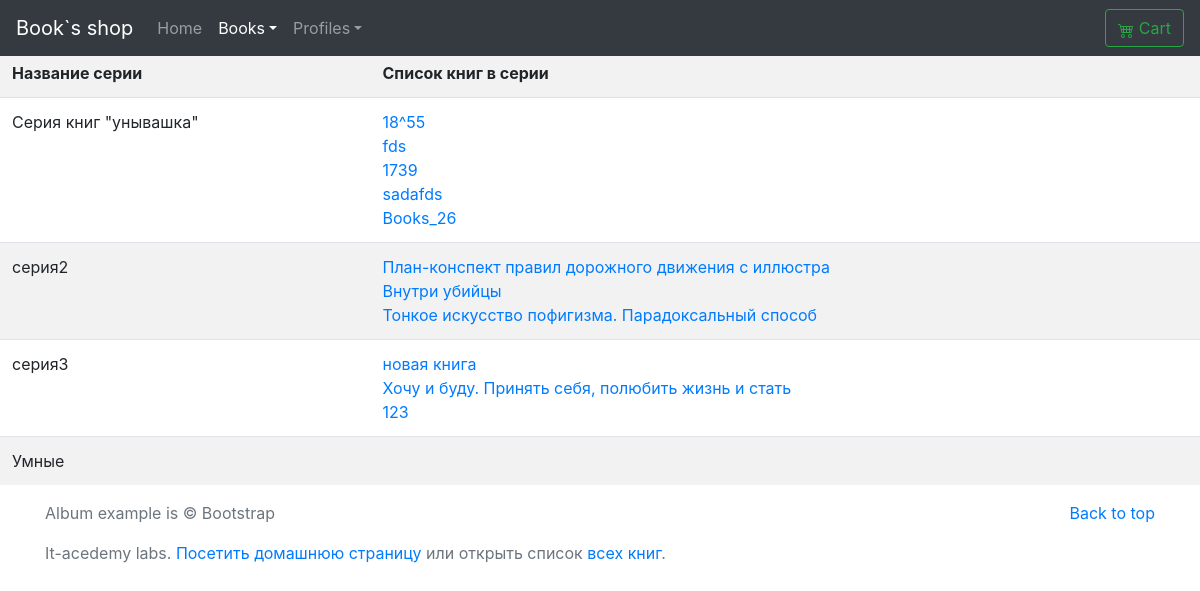
/books/series_list, run on an earlier commit of the app's database.
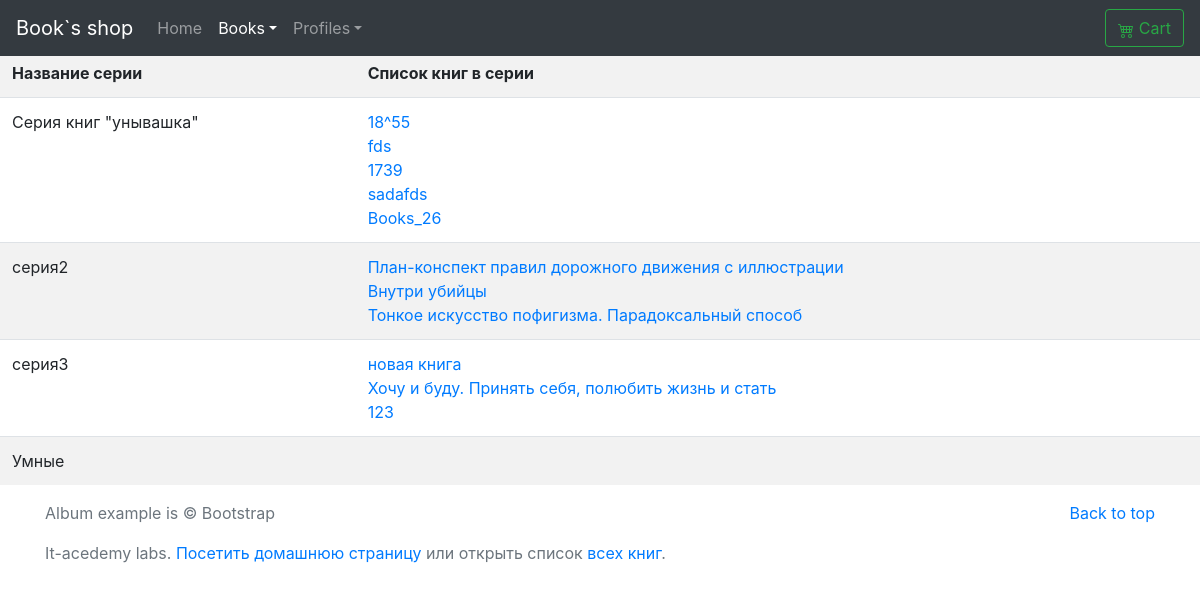
And on a later commit of the database.
### books/models.py (models this page shows)
class Books(models.Model):
    name=models.CharField(
        verbose_name="Имя книги",
        max_length=100
    )
    description = models.TextField(
        verbose_name='Описание книги',
        null=True,
        blank=True
    )
    picture=models.ImageField(
        verbose_name="Фото обложки",
        upload_to="books-pic",
        null=True,
        blank=True,
        default="books-pic/default.jpg"
    )
    price=models.DecimalField(
        verbose_name="Цена",
        max_digits=5,
        decimal_places=2,
        default=00.00
    )
    author=models.ManyToManyField(
        'Author',
        verbose_name="Автор",
        related_name="books_author"
    )
    series=models.ManyToManyField(
        'Series',
        verbose_name="Серия",
        related_name="series_books",
        blank=True,
    )
    genre=models.ManyToManyField(
        'Genre',
        verbose_name="Жанр",
        related_name="genre_books"
    )
    publishing_year=models.PositiveSmallIntegerField (
        verbose_name="Год издания",
        default=2020
    )
    count_page=models.IntegerField(
        verbose_name="Кол-во страниц",
        default=100
    )
    binging=models.ForeignKey(
        'Binging',
        verbose_name="Переплёт",
        on_delete=models.PROTECT,
        default=1
    )
    format_book=models.CharField(
        verbose_name="Формат",
        default="99x99",
        max_length=15
    )
    isbn=models.CharField(
        verbose_name="ISBN",
        default="999-1-88877-6",
        max_length=15
    )
    weight=models.PositiveSmallIntegerField(
        verbose_name="Вес(гр.)",
        default="100"
    )
    age_limit=models.CharField(
        verbose_name="Ограничение по возрасту",
        default="6+",
        max_length=3
    )
    publisher=models.ManyToManyField(
        'Publisher',
        verbose_name="Издательство",
        related_name="publisher_books"
    )
    count_book=models.IntegerField(
        verbose_name="Ко-во книг в наличии",
        default=100
    )
    availability=models.BooleanField(
        verbose_name="Наличие книги",
        default=True
    )
    rating=models.FloatField(
        verbose_name="Рейтинг",
        validators=[MinValueValidator(0), MaxValueValidator(10)],
        default=9
    )
    created=models.DateField(
        verbose_name="Дата внесения в каталог",
        auto_now=False,
        auto_now_add=True
    )
    updated=models.DateField(
        verbose_name="Дата последнего изменения",
        auto_now=True,
        auto_now_add=False
    )
    user=models.ForeignKey(
        User,
        on_delete=models.PROTECT,
        default=2
    )
    def __str__(self):
        return f"{self.name}"

### books/views.py (the view)
# urls.py: path('series_list', views.SeriesList.as_view(),name='series_list'),
class SeriesList(ListView):
    model=Series
    template_name='series/se_list.html'

### books/templates/series/se_list.html (shortened to what this page needs)
{% extends "base.html" %}
{% load crispy_forms_tags %}
{%load my_tags %}
        {% block books_active %}
          <a class="nav-link dropdown-toggle active" href="{% url 'CRUDL_books:list' %}" id="dropdown01" data-toggle="dropdown" aria-haspopup="true" aria-expanded="true">Books</a>
          {% endblock books_active %}
    {% block main %}
        <table class="table table-striped" width="100%" >
                <tr>
                    <th>Название серии</th><th>Список книг в серии</th>
                </tr>
            {% for genre in object_list %}
                <tr>
                    <td>{{genre.name}}</td>
                    <td>
                    {% for books in genre.series_books.all %}
                        <a href="{% url 'CRUDL_books:detail' books.pk %}">{{books}}</a> <br>
                    {%endfor%}
                    </td>
                </tr>
        {% endfor %}
        </table>
{% endblock main %}

What changed in the data, as far as the page shows it:
changed Books: name "План-конспект правил дорожного движения с иллюстра" → "План-конспект правил дорожного движения с иллюстрации"
